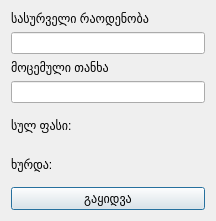
<?xml version="1.0" encoding="UTF-8"?>
<ui version="4.0">
 <class>SellDialog</class>
 <widget class="QDialog" name="SellDialog">
  <property name="geometry">
   <rect>
    <x>0</x>
    <y>0</y>
    <width>216</width>
    <height>221</height>
   </rect>
  </property>
  <property name="windowTitle">
   <string>Dialog</string>
  </property>
  <layout class="QGridLayout" name="gridLayout">
   <item row="0" column="0">
    <layout class="QVBoxLayout" name="verticalLayout_3">
     <item>
      <layout class="QVBoxLayout" name="verticalLayout">
       <item>
        <widget class="QLabel" name="label_3">
         <property name="text">
          <string>სასურველი რაოდენობა</string>
         </property>
        </widget>
       </item>
       <item>
        <widget class="QLineEdit" name="lineEdit"/>
       </item>
       <item>
        <widget class="QLabel" name="label_4">
         <property name="text">
          <string>მოცემული თანხა</string>
         </property>
        </widget>
       </item>
       <item>
        <widget class="QLineEdit" name="lineEdit_2"/>
       </item>
      </layout>
     </item>
     <item>
      <layout class="QVBoxLayout" name="verticalLayout_2">
       <item>
        <layout class="QHBoxLayout" name="horizontalLayout">
         <item>
          <widget class="QLabel" name="label_5">
           <property name="text">
            <string>სულ ფასი:</string>
           </property>
          </widget>
         </item>
         <item>
          <widget class="QLabel" name="label">
           <property name="text">
            <string/>
           </property>
          </widget>
         </item>
        </layout>
       </item>
       <item>
        <layout class="QHBoxLayout" name="horizontalLayout_2">
         <item>
          <widget class="QLabel" name="label_6">
           <property name="text">
            <string>ხურდა:</string>
           </property>
          </widget>
         </item>
         <item>
          <widget class="QLabel" name="label_2">
           <property name="text">
            <string/>
           </property>
          </widget>
         </item>
        </layout>
       </item>
      </layout>
     </item>
    </layout>
   </item>
   <item row="1" column="0">
    <widget class="QPushButton" name="pushButton">
     <property name="text">
      <string>გაყიდვა</string>
     </property>
    </widget>
   </item>
  </layout>
 </widget>
 <resources/>
 <connections/>
</ui>
